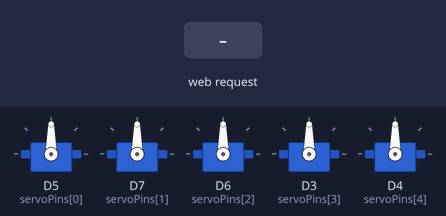
This sketch was run on a simulated ESP8266 (NodeMCU). Shown: 5 × servo. The inputs (shaded band) are chosen by the test bench. WiFi joins after 1.5 s; servers stay silent unless stated; what the sketch prints to the serial monitor is not drawn.

Above: at 2.8 s.
2.9 s: HTTP request GET /slider?id=1&value=1 received
At 4.2 s:
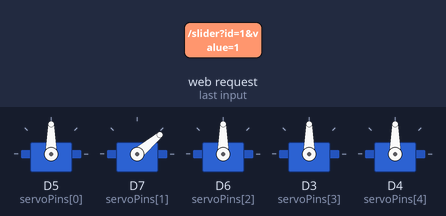
Timing chart, 0 to 5.9 s (numbered marks = the images above; inputs shaded):
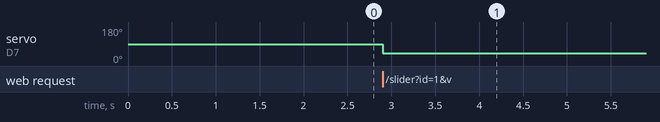

Measured:
- after the input at 2.9 s, servo on D7 (servoPins[1]): 90° → 40° at once

The sketch:

FINALCODE.ino
```cpp
#include <ESP8266WiFi.h>
#include <ESPAsyncWebServer.h>
#include <Servo.h>

const char* ssid = "Ijjadhi AY";
const char* password = "Nintename";

AsyncWebServer server(80);
Servo servos[5];
int servoPins[5] = {D5, D7, D6, D3, D4};  // Servo 2 moved from D1 to D7

// Min and Max angle limits for each servo
int minAngles[5] = {40, 40, 20, 20, 50};
int maxAngles[5] = {150, 170, 160, 170, 120};
int lastAngles[5] = {90, 90, 90, 90, 90};

void setup() {
    Serial.begin(115200);
    WiFi.mode(WIFI_STA);
    WiFi.setSleepMode(WIFI_NONE_SLEEP);
    WiFi.begin(ssid, password);

    while (WiFi.status() != WL_CONNECTED) {
        delay(200);
        Serial.print(".");
    }

    Serial.println("\nConnected to WiFi!");
    Serial.print("ESP IP Address: ");
    Serial.println(WiFi.localIP());

    for (int i = 0; i < 5; i++) {
        servos[i].attach(servoPins[i]);
        servos[i].write(lastAngles[i]);
    }

    server.on("/", HTTP_GET, [](AsyncWebServerRequest *request){
        request->send(200, "text/html", R"rawliteral(
            <!DOCTYPE html>
            <html lang="en">
            <head>
                <meta charset="UTF-8">
                <meta name="viewport" content="width=device-width, initial-scale=1.0">
                <title>ESP8266 Servo Control</title>
                <style>
                    @import url('https://fonts.googleapis.com/css2?family=Orbitron:wght@500&display=swap');
                    body { font-family: 'Orbitron', sans-serif; text-align: center; background: #0f0f0f; color: #0ff; padding: 20px; }
                    h1 { text-shadow: 0px 0px 10px #0ff; }
                    .container { max-width: 500px; margin: auto; padding: 20px; background: rgba(0, 255, 255, 0.1); border-radius: 10px; box-shadow: 0px 0px 10px #0ff; }
                    .slider-container { margin: 10px 0; padding: 10px; background: rgba(0, 255, 255, 0.2); border-radius: 10px; }
                    input[type=range] { width: 90%; -webkit-appearance: none; background: transparent; }
                    input[type=range]::-webkit-slider-runnable-track { height: 8px; background: #0ff; border-radius: 5px; }
                    input[type=range]::-webkit-slider-thumb { height: 20px; width: 20px; background: #ff0; border-radius: 50%; cursor: pointer; }
                    .status { color: #fff; margin-top: 10px; }
                </style>
            </head>
            <body>
                <h1>ESP8266 Servo Control 🚀</h1>
                <h3 class="status">Connected to WiFi</h3>
                <div class="container">
                    <div class="slider-container">
                        <h3>Servo 1 (D5): <span id="angle0">90</span>°</h3>
                        <input type="range" min="40" max="150" value="90" id="slider0" oninput="updateServo(0, this.value)">
                    </div>
                    <div class="slider-container">
                        <h3>Servo 2 (D7): <span id="angle1">90</span>°</h3>
                        <input type="range" min="40" max="170" value="90" id="slider1" oninput="updateServo(1, this.value)">
                    </div>
                    <div class="slider-container">
                        <h3>Servo 3 (D6): <span id="angle2">90</span>°</h3>
                        <input type="range" min="20" max="160" value="90" id="slider2" oninput="updateServo(2, this.value)">
                    </div>
                    <div class="slider-container">
                        <h3>Servo 4 (D3): <span id="angle3">90</span>°</h3>
                        <input type="range" min="20" max="170" value="90" id="slider3" oninput="updateServo(3, this.value)">
                    </div>
                    <div class="slider-container">
                        <h3>Servo 5 (D4): <span id="angle4">90</span>°</h3>
                        <input type="range" min="50" max="120" value="90" id="slider4" oninput="updateServo(4, this.value)">
                    </div>
                </div>
                <script>
                    function updateServo(id, value) {
                        document.getElementById("angle" + id).innerText = value;
                        fetch(`/slider?id=${id}&value=${value}`);
                    }
                </script>
            </body>
            </html>
        )rawliteral");
    });

    server.on("/slider", HTTP_GET, [](AsyncWebServerRequest *request){
        if (request->hasParam("id") && request->hasParam("value")) {
            int id = request->getParam("id")->value().toInt();
            int angle = request->getParam("value")->value().toInt();

            if (id >= 0 && id < 5) {
                if (angle < minAngles[id]) angle = minAngles[id];
                if (angle > maxAngles[id]) angle = maxAngles[id];

                if (lastAngles[id] != angle) {
                    servos[id].write(angle);
                    lastAngles[id] = angle;
                    Serial.printf("Servo %d Position: %d°\n", id + 1, angle);
                }
            }
        }
        request->send(200, "text/plain", "OK");
    });

    server.begin();
    Serial.println("Web Server Started");
}

void loop() {
    // Nothing needed in loop since AsyncWebServer handles everything.
}
```
